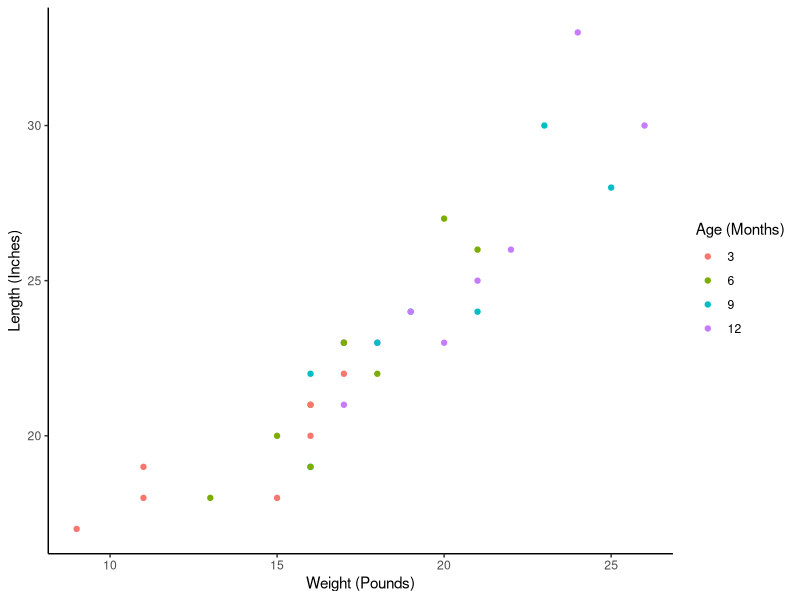

The R source for this figure:
#The tidyr package 
library(tidyr)
library(dplyr)
library(ggplot2)
#Pivoting longer
#simulating some demo data
babies <- tibble(
  id       = 1001:1008,
  sex      = c("F", "F", "M", "F", "M", "M", "M", "F"),
  weight_3  = c(9, 11, 17, 16, 11, 17, 16, 15),
  weight_6  = c(13, 16, 20, 18, 15, 21, 17, 16),
  weight_9  = c(16, 17, 23, 21, 16, 25, 19, 18),
  weight_12 = c(17, 20, 24, 22, 18, 26, 21, 19)
) %>% print()

#using pivot_longer() to change this data into a person_period
babies_long <- babies %>% 
  pivot_longer(
    cols         = starts_with("weight"),
    names_to     = "months",
    names_prefix = "weight_",
    values_to    = "weight"
  ) %>% print()

#The names to argument
babies %>% 
  pivot_longer(
    cols = starts_with("weight")
  )
#names the column names month which isnt very informative change that to month
babies %>% 
  pivot_longer(
    cols     = starts_with("weight"),
    names_to = "months"
  )

#The names Prefix Argument
babies %>% 
  pivot_longer(
    cols         = starts_with("weight"),
    names_to     = "months",
    names_prefix = "weight_"
  )
#you can alternatively do this
babies %>% 
  pivot_longer(
    cols         = starts_with("weight"),
    names_to     = "months",
    names_prefix = "\\w+_"
  )
#The values_to argument
babies %>% 
  pivot_longer(
    cols         = starts_with("weight"),
    names_to     = "months",
    names_prefix = "weight_",
    values_to    = "weight"
  )

#names_transform argument
#coercing type for months from char to integer
babies %>% 
  pivot_longer(
    cols         = starts_with("weight"),
    names_to     = "months",
    names_prefix = "weight_",
    values_to    = "weight"
  ) %>% 
  mutate(months = as.integer(months))
#alternatively use pivot_longer function
babies %>% 
  pivot_longer(
    cols            = starts_with("weight"),
    names_to        = "months",
    names_prefix    = "weight_",
    names_transform = list(months = as.integer),
    values_to       = "weight"
  )
#pivoting multiple sets of columns
#simulate some data
set.seed(123)
babies <- tibble(
  id       = 1001:1008,
  sex      = c("F", "F", "M", "F", "M", "M", "M", "F"),
  weight_3  = c(9, 11, 17, 16, 11, 17, 16, 15),
  weight_6  = c(13, 16, 20, 18, 15, 21, 17, 16),
  weight_9  = c(16, 17, 23, 21, 16, 25, 19, 18),
  weight_12 = c(17, 20, 24, 22, 18, 26, 21, 19),
  length_3  = c(17, 19, 23, 20, 18, 22, 21, 18),
  length_6  = round(length_3 + rnorm(8, 2, 1)),
  length_9  = round(length_6 + rnorm(8, 2, 1)),
  length_12 = round(length_9 + rnorm(8, 2, 1)),
) %>% print()

#The desired result looks like this
babies %>% 
  pivot_longer(
    cols      = c(-id, -sex),
    names_to  = c(".value", "months"),
    names_sep = "_"
  )
#resets the weight level only
babies_long <- babies %>% 
  pivot_longer(
    cols         = starts_with("weight"),
    names_to     = "months",
    names_prefix = "weight_",
    values_to    = "weight"
  ) %>% print()
#this still doesnt give the desired result
babies_long <- babies %>% 
  pivot_longer(
    cols         = c(-id, -sex),
    names_to     = "months",
    names_prefix = "weight_",
    values_to    = "weight"
  ) %>% print()
#attempted combining and passing them to names_prefix gives an error
babies_long <- babies %>% 
  pivot_longer(
    cols         = c(-id, -sex),
    names_to     = "months",
    names_prefix = c("weight_", "length_"),
    values_to    = "weight"
  ) %>%  print()
#This tells R to combine all columns apart from id and sex column
babies_long <- babies %>% 
  pivot_longer(
    cols      = c(-id, -sex),
    names_to  = "months",
    values_to = "weight"
  ) %>% print()
#confusion and mixture in the months columns.drop values 
babies_long <- babies %>% 
  pivot_longer(
    cols     = c(-id, -sex),
    names_to = "months"
  ) %>% print()
#the names_sep argument
babies_long <- babies %>% 
  pivot_longer(
    cols      = c(-id, -sex),
    names_to  = c("measure", "months"),
    names_sep = "_"
  ) %>% print()
#.value special. Tells R that the vector after the underscore is the value
babies_long <- babies %>% 
  pivot_longer(
    cols      = c(-id, -sex),
    names_to  = c(".value", "months"),
    names_sep = "_",
    names_transform = list(months = as.integer)
  ) %>% print()
#The above code results in 3 separate columns

#the code is slightly different and .value results due to order of values passed to name to function
babies %>% 
  pivot_longer(
    cols      = c(-id, -sex),
    names_to  = c("months", ".value"),
    names_sep = "_"
  )
#plotting a graph of weight vs height
babies_long %>% 
  mutate(months = factor(months, c(3, 6, 9, 12))) %>% 
  ggplot() +
  geom_point(aes(weight, length, color = months)) +
  labs(
    x = "Weight (Pounds)",
    y = "Length (Inches)",
    color = "Age (Months)"
  ) +
  theme_classic()
#pivoting wider
#person_period to person_level
babies <- babies_long %>% 
  pivot_wider(
    names_from  = "months",
    values_from = c("weight", "length")
  ) %>% print()

#simulating some additional data to demonstrate this
df <- tribble(
  ~id, ~measure, ~lbs_inches,
  1, "weight", 9,
  1, "length", 17,
  2, "weight", 11,
  2, "length", 19 
) %>%  print()
#pivot wider
df %>% pivot_wider(
  names_from  = "measure",
  values_from = "lbs_inches"
)

#pivoting summary statistics 
#pivoting summary statistics wide to long.Remember to load dplyr and tidyverse if opening a new session
mean_weights <- babies %>% 
  summarise(
    mean(weight_3),
    sd(weight_3),
    mean(weight_6),
    sd(weight_6),
    mean(weight_9),
    sd(weight_9),
    mean(weight_12),
    sd(weight_12),
  ) %>% print()
#the code above presents the data in a wide format.
#the code below addresses that and presents the same data in long structure
mean_weights %>% 
  pivot_longer(
    cols = everything(),
    names_to = c(".value", "measure", "months"),
    names_pattern = "(\\w+)\\((\\w+)_(\\d+)"
  )
#note the regular expression used under names_pattern
#Pivoting summary statistics long to wide
#simulating some data
summary_stats <- tribble(
  ~period, ~behavior, ~value, ~n, ~n_total, ~percent,
  "School Year Weekends", "Long sleeve shirt", "Never", 6, 78,  8,  
  "School Year Weekends", "Long sleeve shirt", "Seldom", 16, 78,    21, 
  "School Year Weekends", "Long sleeve shirt", "Sometimes", 33, 78, 42, 
  "School Year Weekends", "Long sleeve shirt", "Often", 17, 78, 22, 
  "School Year Weekends", "Long sleeve shirt", "Always", 6, 78, 8,  
  "School Year Weekends", "Long Pants", "Never", 5, 79, 6,  
  "School Year Weekends", "Long Pants", "Seldom",   15, 79, 19, 
  "School Year Weekends", "Long Pants", "Sometimes", 32, 79, 41,    
  "School Year Weekends", "Long Pants", "Often", 19, 79, 24,    
  "School Year Weekends", "Long Pants", "Always",   8, 79, 10,  
  "Summer", "Long sleeve shirt", "Never",   9, 80, 11,  
  "Summer", "Long sleeve shirt", "Seldom", 18, 80, 22,  
  "Summer", "Long sleeve shirt", "Sometimes", 31,   80, 39, 
  "Summer", "Long sleeve shirt", "Often",   14, 80, 18, 
  "Summer", "Long sleeve shirt", "Always", 8,   80, 10, 
  "Summer", "Long Pants", "Never", 7,   76, 9,  
  "Summer", "Long Pants", "Seldom", 16, 76, 21, 
  "Summer", "Long Pants", "Sometimes", 27,  76, 36, 
  "Summer", "Long Pants", "Often", 18, 76,  24, 
  "Summer", "Long Pants", "Always", 8, 76,  11
) %>%  print()

#changes to wide
summary_stats %>% 
  # Combine n and percent into a single character string
  mutate(n_percent = paste0(n, " (", percent, ")")) %>% 
  # We no longer need n, n_total, percent
  select(-n:-percent) %>% 
  pivot_wider(
    names_from = "period",
    values_from = "n_percent"
  )

#Tidy data each variable has its own column each observation have its own row each value its own cell
#each variable must have its own column
births_ntd <- tibble(
  state   = rep(c("CA", "FL", "TX"), each = 2),
  outcome = rep(c("births", "neural tube defects"), 3),
  count   = c(454920, 318, 221542, 155, 378624, 265)
) %>% print()
#tidy this data using pivot wider
births_ntd %>% 
  pivot_wider(
    names_from  = "outcome",
    values_from = "count"
  )
#how to deal with column names that may include a value
births_sex <- tibble(
  state  = c("CA", "FL", "TX"),
  f_2018 = c(222911, 108556, 185526),
  m_2018 = c(232009, 112986, 193098)
) %>% print()
#tidy data by giving sex and year a new column
births_sex %>% 
  pivot_longer(
    cols      = -state,
    names_to  = c("sex", "year"),
    names_sep = "_",
    values_to = "births" )
#data looks more presentable
#each observation must have is own row. In the babies data the same observation eg weight violated this
births_decade <- tibble(
  state  = c("CA", "FL", "TX"),
  `2010` = c(409428, 199388, 340762),
  `2020` = c(454920, 221542, 378624)
) %>%  print()
#the data may be rearranged to look like this
births_decade %>% 
  pivot_longer(
    cols      = -state,
    names_to  = "year",
    values_to = "births"
  )
#each value must have its own cell
baby_sleep <- tibble(
  id          = c(1001, 1002, 1003),
  sleep_range = c(".5-2", ".75-2.4", "1.1-3.8")
) %>% print()
#used tidy separate to present the value in a different way
baby_sleep %>% 
  separate(
    col     = sleep_range,
    into    = c("min_hours", "max_hours"),
    sep     = "-",
    convert = TRUE )
#The complete function used to fill holes in the data
reports <- tibble(
  date      = as.Date(c(
    "2019-10-29", "2019-10-29", "2019-10-30", "2019-11-02", "2019-11-02"
  )),
  emp_id    = c(5123, 2224, 5153, 9876, 4030),
  report_id = c("a8934", "af2as", "jzia3", "3293n", "dsf98")
) %>% print()
#if one is interested in reports made per day
reports %>% count(date)
reports %>% count(date) %>% summarise(mean_reports_per_day = mean(n))
#the data was collected from 29th october to 2nd october so the days in between not on the tibble mean that there was no case reported. include the zeros to avoid error when calculating mean etc
reports %>% 
  count(date) %>% 
  complete(
    date = seq.Date(
      from = as.Date("2019-10-28"), 
      to = as.Date("2019-11-03"), 
      by = "days"
    )
  )
#looks better but the problem with this is that the value isnt missing (NA) its value should be 0
reports %>% 
  count(date) %>% 
  complete(
    date = seq.Date(
      from = as.Date("2019-10-28"), 
      to = as.Date("2019-11-03"), 
      by = "days"
    ),
    fill = list(n = 0)
  )
#we can now finally correct the mean value
reports %>% 
  count(date) %>% 
  complete(
    date = seq.Date(
      from = as.Date("2019-10-28"), 
      to = as.Date("2019-11-03"), 
      by = "days"
    ),
    fill = list(n = 0)
  ) %>% 
  summarise(mean_reports_per_day = mean(n))
#as observed the mean changes in the first set R interpreted the data as representative of 3 dates this second time it factored in the dates when the cases were 0
